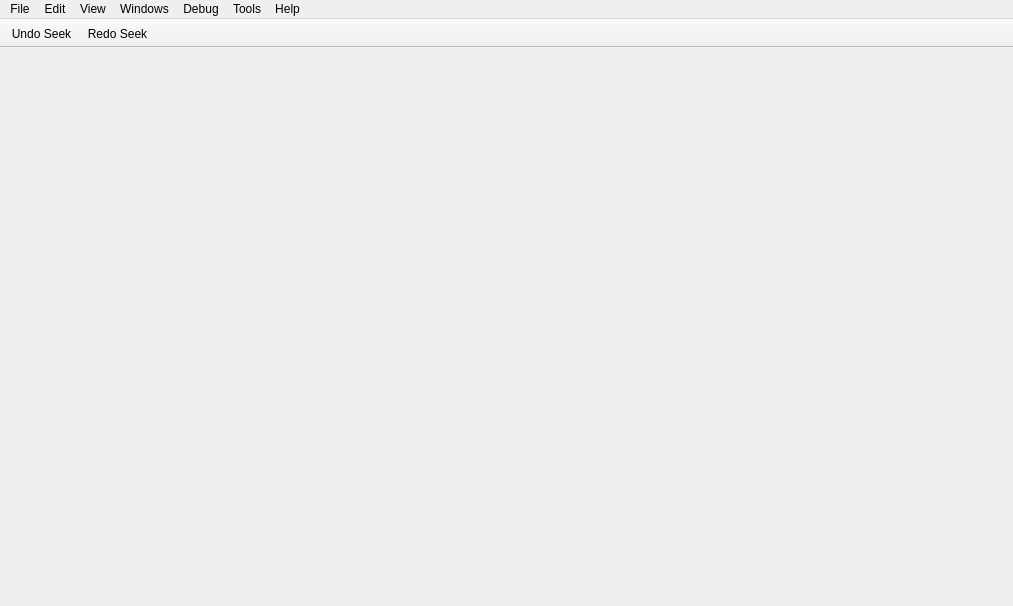
<?xml version="1.0" encoding="UTF-8"?>
<ui version="4.0">
 <class>MainWindow</class>
 <widget class="QMainWindow" name="MainWindow">
  <property name="geometry">
   <rect>
    <x>0</x>
    <y>0</y>
    <width>1013</width>
    <height>606</height>
   </rect>
  </property>
  <property name="sizePolicy">
   <sizepolicy hsizetype="Expanding" vsizetype="Expanding">
    <horstretch>0</horstretch>
    <verstretch>0</verstretch>
   </sizepolicy>
  </property>
  <property name="windowTitle">
   <string notr="true">Cutter</string>
  </property>
  <property name="styleSheet">
   <string notr="true"/>
  </property>
  <property name="documentMode">
   <bool>true</bool>
  </property>
  <property name="dockNestingEnabled">
   <bool>true</bool>
  </property>
  <widget class="QMenu" name="addExtraWidgets">
   <property name="title">
    <string>Add extra...</string>
   </property>
  </widget>
  <widget class="QMenuBar" name="menuBar">
   <property name="geometry">
    <rect>
     <x>0</x>
     <y>0</y>
     <width>1013</width>
     <height>22</height>
    </rect>
   </property>
   <property name="defaultUp">
    <bool>false</bool>
   </property>
   <property name="nativeMenuBar">
    <bool>true</bool>
   </property>
   <widget class="QMenu" name="menuFile">
    <property name="geometry">
     <rect>
      <x>2024</x>
      <y>127</y>
      <width>151</width>
      <height>312</height>
     </rect>
    </property>
    <property name="title">
     <string>File</string>
    </property>
    <widget class="QMenu" name="menuSetMode">
     <property name="toolTip">
      <string/>
     </property>
     <property name="title">
      <string>Set mode</string>
     </property>
     <addaction name="actionWriteMode"/>
     <addaction name="actionCacheMode"/>
     <addaction name="actionReadOnly"/>
    </widget>
    <addaction name="actionNew"/>
    <addaction name="actionMap"/>
    <addaction name="separator"/>
    <addaction name="actionImportPDB"/>
    <addaction name="actionAnalyze"/>
    <addaction name="separator"/>
    <addaction name="actionApplySigFromFile"/>
    <addaction name="actionCreateNewSig"/>
    <addaction name="separator"/>
    <addaction name="menuSetMode"/>
    <addaction name="actionCommitChanges"/>
    <addaction name="separator"/>
    <addaction name="actionSave"/>
    <addaction name="actionSaveAs"/>
    <addaction name="actionExport_as_code"/>
    <addaction name="separator"/>
    <addaction name="actionRun_Script"/>
    <addaction name="separator"/>
    <addaction name="actionQuit"/>
    <addaction name="separator"/>
   </widget>
   <widget class="QMenu" name="menuView">
    <property name="title">
     <string>View</string>
    </property>
    <property name="tabsOnTop" stdset="0">
     <bool>false</bool>
    </property>
    <widget class="QMenu" name="menuZoom">
     <property name="title">
      <string>Zoom</string>
     </property>
     <addaction name="actionZoomIn"/>
     <addaction name="actionZoomOut"/>
     <addaction name="separator"/>
     <addaction name="actionZoomReset"/>
    </widget>
    <widget class="QMenu" name="menuLayouts">
     <property name="title">
      <string>Layouts</string>
     </property>
    </widget>
    <addaction name="actionRefresh_contents"/>
    <addaction name="separator"/>
    <addaction name="actionDefault"/>
    <addaction name="actionReset_settings"/>
    <addaction name="separator"/>
    <addaction name="actionUnlock"/>
    <addaction name="actionTabs_on_Top"/>
    <addaction name="actionGrouped_dock_dragging"/>
    <addaction name="separator"/>
    <addaction name="menuZoom"/>
    <addaction name="separator"/>
    <addaction name="actionManageLayouts"/>
    <addaction name="actionSaveLayout"/>
    <addaction name="menuLayouts"/>
   </widget>
   <widget class="QMenu" name="menuHelp">
    <property name="title">
     <string>Help</string>
    </property>
    <addaction name="actionAbout"/>
    <addaction name="actionIssue"/>
    <addaction name="actionDocumentation"/>
   </widget>
   <widget class="QMenu" name="menuTools">
    <property name="title">
     <string>Tools</string>
    </property>
    <addaction name="actionDiff"/>
   </widget>
   <widget class="QMenu" name="menuEdit">
    <property name="title">
     <string>Edit</string>
    </property>
    <addaction name="actionBackward"/>
    <addaction name="actionForward"/>
    <addaction name="separator"/>
    <addaction name="actionPreferences"/>
   </widget>
   <widget class="QMenu" name="menuWindows">
    <property name="title">
     <string>Windows</string>
    </property>
    <widget class="QMenu" name="menuPlugins">
     <property name="title">
      <string>Plugins</string>
     </property>
    </widget>
    <widget class="QMenu" name="menuAddInfoWidgets">
     <property name="title">
      <string>Info...</string>
     </property>
    </widget>
    <widget class="QMenu" name="menuAddDebugWidgets">
     <property name="title">
      <string>Debug...</string>
     </property>
    </widget>
    <addaction name="actionExtraDecompiler"/>
    <addaction name="actionExtraDisassembly"/>
    <addaction name="actionExtraGraph"/>
    <addaction name="actionExtraHexdump"/>
    <addaction name="separator"/>
    <addaction name="menuAddInfoWidgets"/>
    <addaction name="menuAddDebugWidgets"/>
    <addaction name="menuPlugins"/>
    <addaction name="separator"/>
   </widget>
   <widget class="QMenu" name="menuDebug">
    <property name="title">
     <string>Debug</string>
    </property>
   </widget>
   <addaction name="menuFile"/>
   <addaction name="menuEdit"/>
   <addaction name="menuView"/>
   <addaction name="menuWindows"/>
   <addaction name="menuDebug"/>
   <addaction name="menuTools"/>
   <addaction name="menuHelp"/>
  </widget>
  <widget class="QToolBar" name="mainToolBar">
   <property name="sizePolicy">
    <sizepolicy hsizetype="Preferred" vsizetype="Fixed">
     <horstretch>0</horstretch>
     <verstretch>0</verstretch>
    </sizepolicy>
   </property>
   <property name="contextMenuPolicy">
    <enum>Qt::DefaultContextMenu</enum>
   </property>
   <property name="windowTitle">
    <string notr="true">Main toolbar</string>
   </property>
   <property name="movable">
    <bool>false</bool>
   </property>
   <property name="iconSize">
    <size>
     <width>16</width>
     <height>16</height>
    </size>
   </property>
   <property name="toolButtonStyle">
    <enum>Qt::ToolButtonIconOnly</enum>
   </property>
   <attribute name="toolBarArea">
    <enum>TopToolBarArea</enum>
   </attribute>
   <attribute name="toolBarBreak">
    <bool>false</bool>
   </attribute>
   <addaction name="actionBackward"/>
   <addaction name="actionForward"/>
  </widget>
  <action name="actionDefault">
   <property name="text">
    <string>Reset to default layout</string>
   </property>
  </action>
  <action name="actionZen">
   <property name="text">
    <string>Zen Mode</string>
   </property>
   <property name="toolTip">
    <string>Zen mode</string>
   </property>
  </action>
  <action name="actionAbout">
   <property name="text">
    <string>About</string>
   </property>
  </action>
  <action name="actionIssue">
   <property name="text">
    <string>Report an issue</string>
   </property>
  </action>
  <action name="actionNew">
   <property name="text">
    <string>New Window</string>
   </property>
   <property name="shortcut">
    <string>Ctrl+N</string>
   </property>
  </action>
  <action name="actionClose">
   <property name="text">
    <string>Close</string>
   </property>
  </action>
  <action name="actionSave_workspace">
   <property name="text">
    <string>Save layout</string>
   </property>
   <property name="toolTip">
    <string>Save layout</string>
   </property>
  </action>
  <action name="actionDocumentation">
   <property name="text">
    <string>Documentation</string>
   </property>
  </action>
  <action name="actionMap">
   <property name="text">
    <string>Map File</string>
   </property>
   <property name="shortcut">
    <string>Ctrl+M</string>
   </property>
  </action>
  <action name="actionSave">
   <property name="text">
    <string>Save Project</string>
   </property>
   <property name="shortcut">
    <string>Ctrl+S</string>
   </property>
  </action>
  <action name="actionCut">
   <property name="text">
    <string>Cut</string>
   </property>
  </action>
  <action name="actionCopy">
   <property name="text">
    <string>Copy</string>
   </property>
  </action>
  <action name="actionPaste">
   <property name="text">
    <string>Paste</string>
   </property>
  </action>
  <action name="actionDelete">
   <property name="text">
    <string>Delete</string>
   </property>
  </action>
  <action name="actionSelect_all">
   <property name="text">
    <string>Select all</string>
   </property>
   <property name="toolTip">
    <string>Select all</string>
   </property>
  </action>
  <action name="actionFind">
   <property name="text">
    <string>Find</string>
   </property>
  </action>
  <action name="actionFind_next">
   <property name="text">
    <string>Find next</string>
   </property>
   <property name="toolTip">
    <string>Find next</string>
   </property>
  </action>
  <action name="actionFind_previous">
   <property name="text">
    <string>Find previous</string>
   </property>
   <property name="toolTip">
    <string>Find previous</string>
   </property>
  </action>
  <action name="actionBackward">
   <property name="icon">
    <iconset>
     <normaloff>:/img/icons/arrow_left.svg</normaloff>:/img/icons/arrow_left.svg</iconset>
   </property>
   <property name="text">
    <string>Undo Seek</string>
   </property>
   <property name="toolTip">
    <string>Go back</string>
   </property>
  </action>
  <action name="actionForward">
   <property name="icon">
    <iconset>
     <normaloff>:/img/icons/arrow_right.svg</normaloff>:/img/icons/arrow_right.svg</iconset>
   </property>
   <property name="text">
    <string>Redo Seek</string>
   </property>
  </action>
  <action name="actionUnlock">
   <property name="checkable">
    <bool>true</bool>
   </property>
   <property name="checked">
    <bool>true</bool>
   </property>
   <property name="text">
    <string>Unlock Panels</string>
   </property>
   <property name="toolTip">
    <string>Toggle panel locks</string>
   </property>
   <property name="icon">
    <iconset>
     <normaloff>:/lock</normaloff><normalon>:/unlock</normalon>:/unlock</iconset>
   </property>
   <property name="iconVisibleInMenu">
    <bool>false</bool>
   </property>
  </action>
  <action name="actionTheme">
   <property name="checkable">
    <bool>false</bool>
   </property>
   <property name="icon">
    <iconset>
     <normaloff>:/img/icons/themes.svg</normaloff>:/img/icons/themes.svg</iconset>
   </property>
   <property name="text">
    <string>Theme</string>
   </property>
   <property name="autoRepeat">
    <bool>false</bool>
   </property>
   <property name="menuRole">
    <enum>QAction::PreferencesRole</enum>
   </property>
  </action>
  <action name="actionTabs">
   <property name="icon">
    <iconset>
     <normaloff>:/img/icons/tabs.svg</normaloff>:/img/icons/tabs.svg</iconset>
   </property>
   <property name="text">
    <string>Tabs up/down</string>
   </property>
   <property name="toolTip">
    <string>Tabs up/down</string>
   </property>
  </action>
  <action name="actionRefresh_Panels">
   <property name="icon">
    <iconset>
     <normaloff>:/img/icons/spin.svg</normaloff>:/img/icons/spin.svg</iconset>
   </property>
   <property name="text">
    <string>Refresh</string>
   </property>
  </action>
  <action name="actionTabs_on_Top">
   <property name="checkable">
    <bool>true</bool>
   </property>
   <property name="text">
    <string>Show Tabs at the Top</string>
   </property>
   <property name="toolTip">
    <string>Toggle tab position</string>
   </property>
  </action>
  <action name="actionDark_Theme">
   <property name="text">
    <string>Dark Theme</string>
   </property>
  </action>
  <action name="actionLoad_workspace">
   <property name="text">
    <string>Load layout</string>
   </property>
   <property name="toolTip">
    <string>Load layout</string>
   </property>
  </action>
  <action name="actionWhite_Theme">
   <property name="text">
    <string>Default Theme</string>
   </property>
  </action>
  <action name="actionBindiff">
   <property name="text">
    <string>Bindiff</string>
   </property>
  </action>
  <action name="actionAnalysis">
   <property name="text">
    <string>Analysis</string>
   </property>
  </action>
  <action name="actionTest_menu">
   <property name="text">
    <string>Test menu</string>
   </property>
  </action>
  <action name="actionHexCopy_Hexpair">
   <property name="text">
    <string>Copy hexpair</string>
   </property>
   <property name="toolTip">
    <string>Copy hexpair</string>
   </property>
  </action>
  <action name="actionHexCopy_Text">
   <property name="text">
    <string>Copy text</string>
   </property>
   <property name="toolTip">
    <string>Copy text</string>
   </property>
  </action>
  <action name="actionHexCopy_ASCII">
   <property name="text">
    <string>Copy ASCII</string>
   </property>
  </action>
  <action name="actionHexInsert_String">
   <property name="text">
    <string>Insert string</string>
   </property>
   <property name="toolTip">
    <string>Insert string</string>
   </property>
  </action>
  <action name="actionHexInsert_Hex">
   <property name="text">
    <string>Insert hex</string>
   </property>
   <property name="toolTip">
    <string>Insert hex</string>
   </property>
  </action>
  <action name="actionHexEdit">
   <property name="text">
    <string>Edit</string>
   </property>
  </action>
  <action name="actionHexPaste">
   <property name="text">
    <string>Paste</string>
   </property>
  </action>
  <action name="actionDisas_ShowHideBytes">
   <property name="text">
    <string>Show/Hide bytes</string>
   </property>
  </action>
  <action name="actionDisasSwitch_case">
   <property name="text">
    <string>Switch case</string>
   </property>
  </action>
  <action name="actionDisasCopy_All">
   <property name="text">
    <string>Copy all</string>
   </property>
   <property name="toolTip">
    <string>Copy all</string>
   </property>
  </action>
  <action name="actionDisasCopy_Bytes">
   <property name="text">
    <string>Copy bytes</string>
   </property>
   <property name="toolTip">
    <string>Copy bytes</string>
   </property>
  </action>
  <action name="actionDisasCopy_Disasm">
   <property name="text">
    <string>Copy disasm</string>
   </property>
   <property name="toolTip">
    <string>Copy disasm</string>
   </property>
  </action>
  <action name="actionDisplayOptions">
   <property name="text">
    <string>Copy disasm</string>
   </property>
   <property name="toolTip">
    <string>Copy disasm</string>
   </property>
  </action>
  <action name="actionStart_Web_Server">
   <property name="checkable">
    <bool>true</bool>
   </property>
   <property name="icon">
    <iconset>
     <normaloff>:/img/icons/cloud.svg</normaloff>:/img/icons/cloud.svg</iconset>
   </property>
   <property name="text">
    <string>Start web server</string>
   </property>
   <property name="toolTip">
    <string>Start web server</string>
   </property>
  </action>
  <action name="action1column">
   <property name="text">
    <string>1</string>
   </property>
  </action>
  <action name="action2columns">
   <property name="text">
    <string>2</string>
   </property>
  </action>
  <action name="action4columns">
   <property name="text">
    <string>4</string>
   </property>
  </action>
  <action name="action8columns">
   <property name="text">
    <string>8</string>
   </property>
  </action>
  <action name="action16columns">
   <property name="text">
    <string>16</string>
   </property>
  </action>
  <action name="action32columns">
   <property name="text">
    <string>32</string>
   </property>
  </action>
  <action name="action64columns">
   <property name="text">
    <string>64</string>
   </property>
  </action>
  <action name="actionSyntax_AT_T_Intel">
   <property name="text">
    <string>Syntax AT&amp;T/Intel</string>
   </property>
  </action>
  <action name="actionFunctionsRename">
   <property name="text">
    <string>Rename</string>
   </property>
  </action>
  <action name="actionFunctionsUndefine">
   <property name="text">
    <string>Undefine</string>
   </property>
  </action>
  <action name="actionDisasRename">
   <property name="text">
    <string>Rename</string>
   </property>
  </action>
  <action name="actionDisasmUndefine">
   <property name="text">
    <string>Undefine</string>
   </property>
  </action>
  <action name="actionDisasAdd_comment">
   <property name="text">
    <string>Add comment</string>
   </property>
  </action>
  <action name="actionhide_bottomPannel">
   <property name="checkable">
    <bool>true</bool>
   </property>
   <property name="icon">
    <iconset>
     <normaloff>:/img/icons/down.svg</normaloff>:/img/icons/down.svg</iconset>
   </property>
   <property name="text">
    <string>Show/Hide bottom pannel</string>
   </property>
   <property name="toolTip">
    <string>Show/Hide bottom pannel</string>
   </property>
  </action>
  <action name="actionRun_Script">
   <property name="text">
    <string>Run Rizin script</string>
   </property>
  </action>
  <action name="actionReset_settings">
   <property name="text">
    <string>Reset Settings</string>
   </property>
   <property name="toolTip">
    <string>Reset settings</string>
   </property>
  </action>
  <action name="actionQuit">
   <property name="text">
    <string>Quit</string>
   </property>
   <property name="shortcut">
    <string>Ctrl+Q</string>
   </property>
  </action>
  <action name="actionExports">
   <property name="checkable">
    <bool>true</bool>
   </property>
   <property name="text">
    <string>Exports</string>
   </property>
   <property name="toolTip">
    <string>Show/Hide Exports panel</string>
   </property>
  </action>
  <action name="actionRefresh_contents">
   <property name="text">
    <string>Refresh Contents</string>
   </property>
   <property name="toolTip">
    <string>Refresh contents</string>
   </property>
  </action>
  <action name="actionDisplay_Esil">
   <property name="checkable">
    <bool>true</bool>
   </property>
   <property name="text">
    <string>Show ESIL rather than assembly</string>
   </property>
  </action>
  <action name="actionDisplay_Decompiler">
   <property name="checkable">
    <bool>true</bool>
   </property>
   <property name="text">
    <string>Show pseudocode rather than assembly</string>
   </property>
  </action>
  <action name="actionDisplay_Offsets">
   <property name="checkable">
    <bool>true</bool>
   </property>
   <property name="checked">
    <bool>true</bool>
   </property>
   <property name="text">
    <string>Display offsets</string>
   </property>
  </action>
  <action name="actionPreferences">
   <property name="text">
    <string>Preferences</string>
   </property>
  </action>
  <action name="actionSaveAs">
   <property name="text">
    <string>Save Project As...</string>
   </property>
  </action>
  <action name="actionGraph">
   <property name="checkable">
    <bool>true</bool>
   </property>
   <property name="text">
    <string>Graph</string>
   </property>
  </action>
  <action name="actionImportPDB">
   <property name="text">
    <string>Import PDB</string>
   </property>
  </action>
  <action name="actionAnalyze">
   <property name="text">
    <string>Analyze Program</string>
   </property>
  </action>
  <action name="actionExport_as_code">
   <property name="text">
    <string>Export as code</string>
   </property>
  </action>
  <action name="actionApplySigFromFile">
   <property name="text">
    <string>Apply Signature From File</string>
   </property>
  </action>
  <action name="actionCreateNewSig">
   <property name="text">
    <string>Create New Signature File</string>
   </property>
  </action>
  <action name="actionExtraHexdump">
   <property name="text">
    <string>Add Hexdump</string>
   </property>
  </action>
  <action name="actionExtraDecompiler">
   <property name="text">
    <string>Add Decompiler</string>
   </property>
  </action>
  <action name="actionExtraDisassembly">
   <property name="text">
    <string>Add Disassembly</string>
   </property>
  </action>
  <action name="actionExtraGraph">
   <property name="text">
    <string>Add Graph</string>
   </property>
  </action>
  <action name="actionGrouped_dock_dragging">
   <property name="checkable">
    <bool>true</bool>
   </property>
   <property name="checked">
    <bool>true</bool>
   </property>
   <property name="text">
    <string>Grouped dock dragging</string>
   </property>
  </action>
  <action name="actionZoomIn">
   <property name="text">
    <string>Zoom In</string>
   </property>
   <property name="shortcut">
    <string>Ctrl++</string>
   </property>
   <property name="shortcutContext">
    <enum>Qt::ApplicationShortcut</enum>
   </property>
  </action>
  <action name="actionZoomOut">
   <property name="text">
    <string>Zoom Out</string>
   </property>
   <property name="shortcut">
    <string>Ctrl+-</string>
   </property>
   <property name="shortcutContext">
    <enum>Qt::ApplicationShortcut</enum>
   </property>
  </action>
  <action name="actionZoomReset">
   <property name="text">
    <string>Reset</string>
   </property>
   <property name="shortcut">
    <string>Ctrl+=</string>
   </property>
   <property name="shortcutContext">
    <enum>Qt::ApplicationShortcut</enum>
   </property>
  </action>
  <action name="actionCommitChanges">
   <property name="text">
    <string>Commit changes</string>
   </property>
  </action>
  <action name="actionWriteMode">
   <property name="checkable">
    <bool>true</bool>
   </property>
   <property name="text">
    <string>Write mode</string>
   </property>
   <property name="toolTip">
    <string>Open the file in write mode. Every change to the file will change the original file on disk.</string>
   </property>
  </action>
  <action name="actionCacheMode">
   <property name="checkable">
    <bool>true</bool>
   </property>
   <property name="text">
    <string>Cache mode</string>
   </property>
   <property name="toolTip">
    <string>Enable cache mode. Changes to the file would not be applied to disk unless you specifically commit them. This is a safer option.</string>
   </property>
  </action>
  <action name="actionReadOnly">
   <property name="checkable">
    <bool>true</bool>
   </property>
   <property name="checked">
    <bool>true</bool>
   </property>
   <property name="text">
    <string>Read-Only mode</string>
   </property>
  </action>
  <action name="actionSaveLayout">
   <property name="text">
    <string>Save layout</string>
   </property>
  </action>
  <action name="actionManageLayouts">
   <property name="text">
    <string>Manage layouts</string>
   </property>
  </action>
  <action name="actionDiff">
   <property name="text">
    <string>Diff With File..</string>
   </property>
  </action>
 </widget>
 <layoutdefault spacing="6" margin="11"/>
 <resources>
  <include location="resources.qrc"/>
 </resources>
 <connections/>
</ui>
